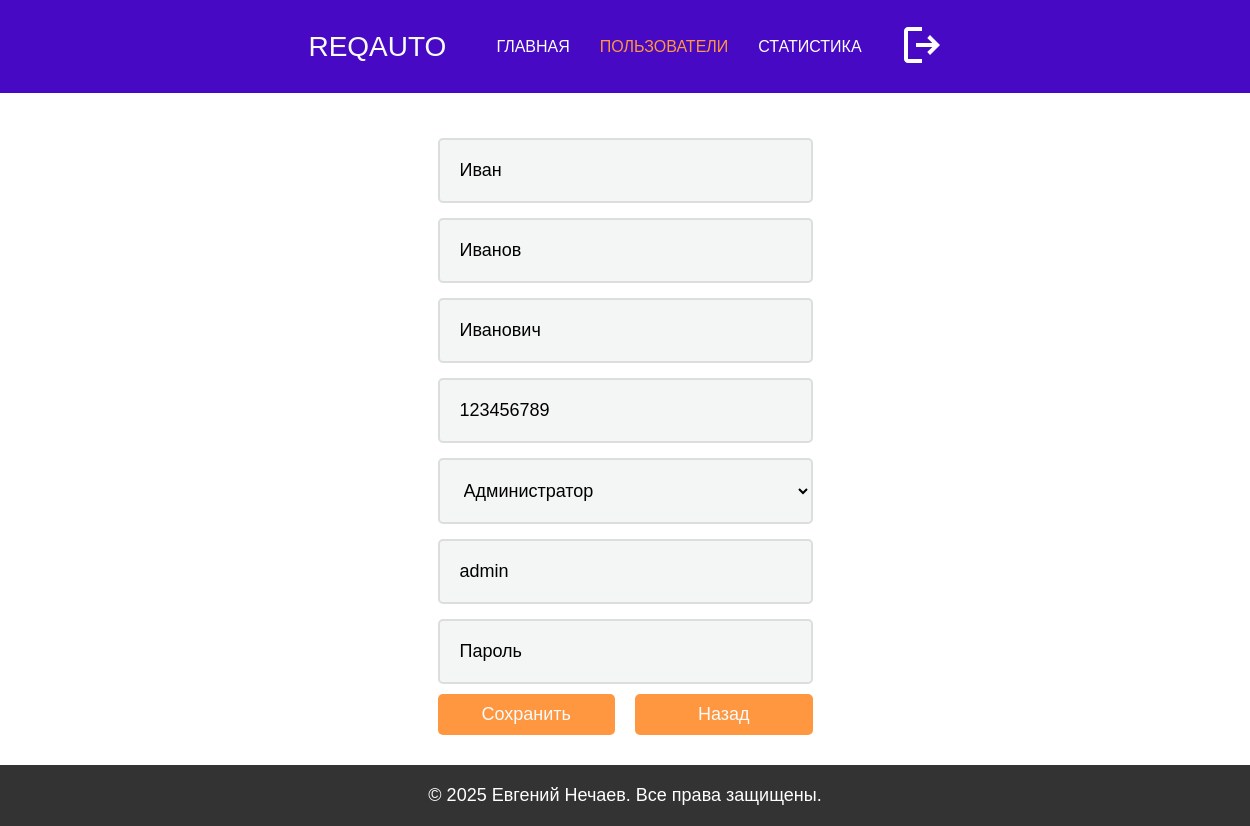
Page /edit_user/1 on the earlier database version.
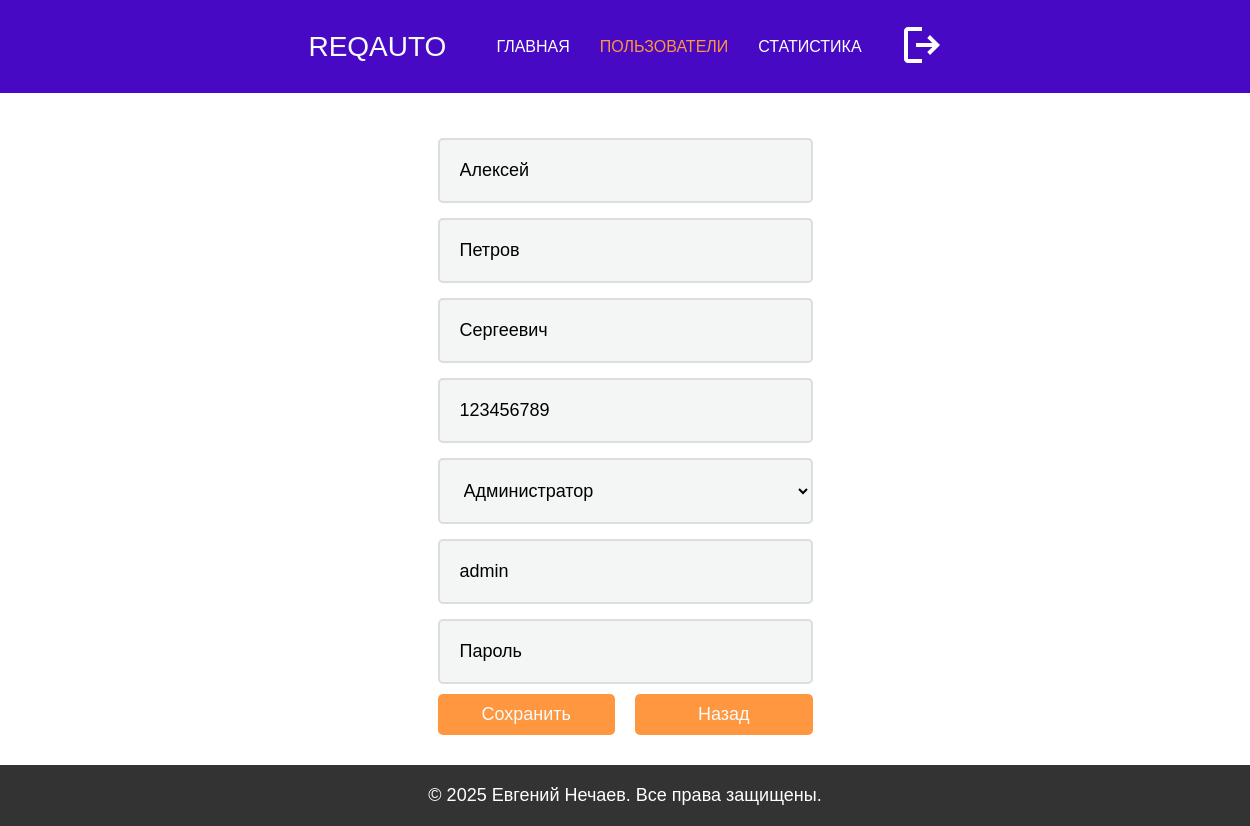
Same page on the later database version.
### models.py (models this page shows)
class User(db.Model):
    __tablename__ = 'User'
    ID = db.Column(db.Integer, primary_key=True)
    username = db.Column(db.String(50), unique=True)
    password = db.Column(db.String(128))
    firstName = db.Column(db.String(50))
    lastName = db.Column(db.String(50))
    patronymic = db.Column(db.String(50))
    phone = db.Column(db.String(15))
    dateBirth = db.Column(db.Date, nullable=True)
    roleID = db.Column(db.Integer, db.ForeignKey('Role.ID'))
    photo = db.Column(db.String(256), nullable=True)

class Role(db.Model):
    __tablename__ = 'Role'
    ID = db.Column(db.Integer, primary_key=True)
    roleName = db.Column(db.String(50))

### app.py (the view, shortened to what this page needs)
@app.route('/edit_user/<int:user_id>', methods=['GET', 'POST'])
def edit_user(user_id):
    user = User.query.get_or_404(user_id)
    roles = Role.query.all()
    return render_template('edit_user.html', user=user, roles=roles)

### templates/edit_user.html (shortened to what this page needs)
<!DOCTYPE html>
<html lang="en">
<head>
    <link rel="stylesheet" href="/static/styles.css">
    <link rel="stylesheet" href="/static/admin.css">
</head>
<body>
    <header>
        <div class="logo">ReqAuto</div>
        <nav>
            <ul>
                <li><a href="{{ url_for('index') }}">Главная</a></li>
                <li><a href="#" class="active">Пользователи</a></li>
                <li><a href="#">Статистика</a></li>
                <li>
                    <form action="{{ url_for('logout') }}" method="post" class="logout-form">
                        <button type="submit" class="logout-button">
                            <svg xmlns="http://www.w3.org/2000/svg" width="24" height="24" viewBox="0 0 24 24">
                                <path fill="#ffffff" d="M5 21q-.825 0-1.412-.587T3 19V5q0-.825.588-1.412T5 3h7v2H5v14h7v2zm11-4l-1.375-1.45l2.55-2.55H9v-2h8.175l-2.55-2.55L16 7l5 5z"/>
                            </svg>
                        </button>
                    </form>
                </li>
            </ul>
        </nav>
    </header>
    <main>
        <section class="horizontal-center-container">
            <form class="form" method="POST">
                <input class="form-input h3" type="text" name="firstName" value="{{ user.firstName }}" placeholder="Имя" required />
                <input class="form-input h3" type="text" name="lastName" value="{{ user.lastName }}" placeholder="Фамилия" required />
                <input class="form-input h3" type="text" name="patronymic" value="{{ user.patronymic }}" placeholder="Отчество" />
                <input class="form-input h3" type="text" name="phone" value="{{ user.phone }}" placeholder="Телефон" required />
                <select class="form-input h3" id="roleID" name="roleID" required>
                    {% for role in roles %}
                        <option value="{{ role.ID }}" {% if role.ID == user.roleID %}selected{% endif %}>
                            {{ role.roleName }}
                        </option>
                    {% endfor %}
                </select>
                <input class="form-input h3" type="text" name="username" value="{{ user.username }}" placeholder="Логин" />
                <input class="form-input h3" type="password" name="password" placeholder="Пароль" />
                <div class="button-container" style="margin-top: 10px">
                    <button class="button h3 submit-button" type="submit">
                      Сохранить
                    </button>
                    <button class="button h3 submit-button">
                      <a
                        href="{{ url_for('admin_dashboard') }}"
                        class="no-link-style"
                        style="display: block; width: 100%; height: 100%"
                        >Назад</a
                      >
                    </button>
                  </div>
            </form>
        </section>
    </main>
    <footer class="site-footer">
        <p class="h3">&copy; 2025 Евгений Нечаев. Все права защищены.</p>
    </footer>
</body>
</html>

Differences in the rows shown:
changed User "admin": firstName "Иван" → "Алексей"; lastName "Иванов" → "Петров"; patronymic "Иванович" → "Сергеевич"
